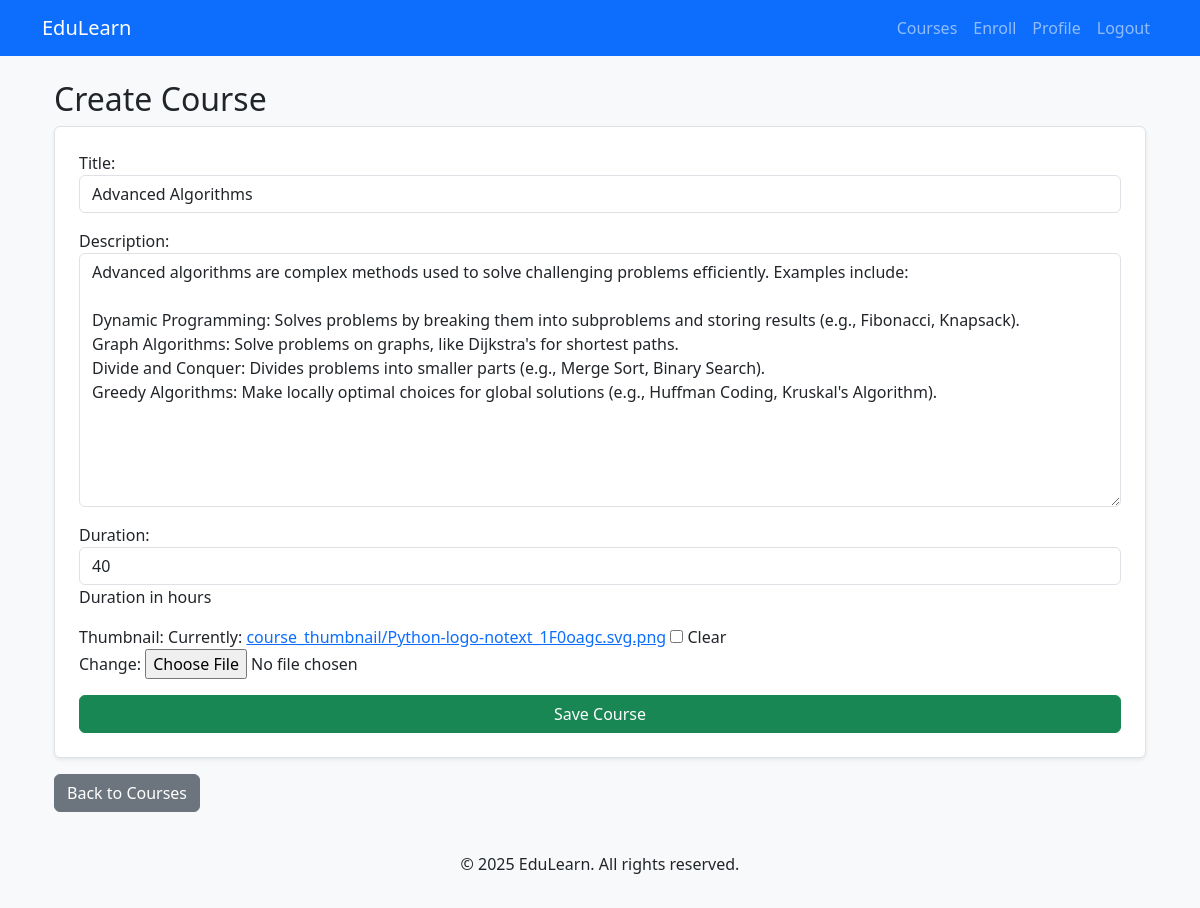
The app's page /2/update/ (signed in) with its own data.
### courses/models.py (models this page shows, shortened)
class Course(models.Model):
    title = models.CharField(max_length=200)
    description = models.TextField()
    duration = models.IntegerField(help_text='Duration in hours')
    thumbnail = models.ImageField(upload_to="course_thumbnails/", null=True, blank=True)
    created_at = models.DateTimeField(auto_now_add=True)

### courses/views.py (the view)
# urls.py: path('<int:course_id>/update/', course_update, name='course_update'),
@login_required
def course_update(request, course_id):
    course = get_object_or_404(Course, id=course_id)
    if request.method == "POST":
        form = CourseForm(request.POST, request.FILES, instance=course)
        if form.is_valid():
            form.save()
            messages.success(request, "Course updated successfully!")
            return redirect('course_list')
    else:
        form = CourseForm(instance=course)
    return render(request, 'courses/course_form.html', {'form': form})

### courses/forms.py
class CourseForm(forms.ModelForm):
    class Meta:
        model = Course
        fields = ['title', 'description', 'duration', 'thumbnail']
        widgets = {
            'title': forms.TextInput(attrs={'class': 'form-control'}),
            'description': forms.Textarea(attrs={'class': 'form-control'}),
            'duration': forms.NumberInput(attrs={'class': 'form-control'}),
        }

### templates/courses/course_form.html (shortened to what this page needs)
{% extends "courses/base.html" %}
{% block content %}
<div class="container mt-4">
    <h2>{{ course.id|default:"Create" }} Course</h2>
    <form method="post" enctype="multipart/form-data" class="p-4 border rounded bg-white shadow-sm">
        {{ form.as_p }}
        <button type="submit" class="btn btn-success w-100">Save Course</button>
    </form>
    <a href="{% url 'course_list' %}" class="btn btn-secondary mt-3">Back to Courses</a>
</div>
{% endblock %}

### templates/courses/base.html (style rules this page uses)
body { background-color: #f8f9fa; }

### records on screen
Course: title "Advanced Algorithms", description "Advanced algorithms are complex methods used to solve challenging problems efficiently. Examples include: Dynamic Programming: Solves problems by breaking them into subproblems and storing results (e.g., Fibonacci, Knapsack). Graph Algorithms: Solve problems on graphs, like Dijkstra's for shortest paths. Divide and Conquer: Divides problems into smaller parts (e.g., Merge Sort, Binary Search). Greedy Algorithms: Make locally optimal choices for global solutions (e.g., Huffman Coding, Kruskal's Algorithm).", duration "40"

### other values on screen
{{ course.id|default:"Create" }} "Create"
